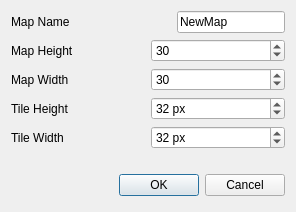
<?xml version="1.0" encoding="UTF-8"?>
<ui version="4.0">
 <class>AddMapUI</class>
 <widget class="QDialog" name="AddMapUI">
  <property name="geometry">
   <rect>
    <x>0</x>
    <y>0</y>
    <width>296</width>
    <height>212</height>
   </rect>
  </property>
  <property name="minimumSize">
   <size>
    <width>296</width>
    <height>212</height>
   </size>
  </property>
  <property name="maximumSize">
   <size>
    <width>296</width>
    <height>16777215</height>
   </size>
  </property>
  <property name="windowTitle">
   <string>New Map</string>
  </property>
  <layout class="QGridLayout" name="gridLayout">
   <item row="2" column="0">
    <layout class="QHBoxLayout">
     <property name="spacing">
      <number>6</number>
     </property>
     <property name="leftMargin">
      <number>0</number>
     </property>
     <property name="topMargin">
      <number>0</number>
     </property>
     <property name="rightMargin">
      <number>0</number>
     </property>
     <property name="bottomMargin">
      <number>0</number>
     </property>
     <item>
      <spacer>
       <property name="orientation">
        <enum>Qt::Horizontal</enum>
       </property>
       <property name="sizeHint" stdset="0">
        <size>
         <width>131</width>
         <height>31</height>
        </size>
       </property>
      </spacer>
     </item>
     <item>
      <widget class="QPushButton" name="m_okBtn">
       <property name="text">
        <string>OK</string>
       </property>
      </widget>
     </item>
     <item>
      <widget class="QPushButton" name="cancelButton">
       <property name="text">
        <string>Cancel</string>
       </property>
      </widget>
     </item>
    </layout>
   </item>
   <item row="0" column="0">
    <layout class="QVBoxLayout" name="verticalLayout">
     <item>
      <layout class="QHBoxLayout" name="horizontalLayout_10">
       <item>
        <widget class="QLabel" name="label_5">
         <property name="text">
          <string>Map Name</string>
         </property>
        </widget>
       </item>
       <item>
        <spacer name="horizontalSpacer">
         <property name="orientation">
          <enum>Qt::Horizontal</enum>
         </property>
         <property name="sizeHint" stdset="0">
          <size>
           <width>40</width>
           <height>20</height>
          </size>
         </property>
        </spacer>
       </item>
       <item>
        <widget class="QLineEdit" name="m_nameBox">
         <property name="text">
          <string>NewMap</string>
         </property>
        </widget>
       </item>
      </layout>
     </item>
     <item>
      <layout class="QHBoxLayout" name="horizontalLayout_4">
       <item>
        <widget class="QLabel" name="label">
         <property name="text">
          <string>Map Height</string>
         </property>
        </widget>
       </item>
       <item>
        <widget class="QSpinBox" name="m_mapHeightValueBox">
         <property name="suffix">
          <string/>
         </property>
         <property name="minimum">
          <number>1</number>
         </property>
         <property name="maximum">
          <number>999</number>
         </property>
         <property name="value">
          <number>30</number>
         </property>
        </widget>
       </item>
      </layout>
     </item>
     <item>
      <layout class="QHBoxLayout" name="horizontalLayout_6">
       <item>
        <widget class="QLabel" name="label_2">
         <property name="text">
          <string>Map Width</string>
         </property>
        </widget>
       </item>
       <item>
        <widget class="QSpinBox" name="m_mapWidthValueBox">
         <property name="minimum">
          <number>1</number>
         </property>
         <property name="maximum">
          <number>999</number>
         </property>
         <property name="value">
          <number>30</number>
         </property>
        </widget>
       </item>
      </layout>
     </item>
     <item>
      <layout class="QHBoxLayout" name="horizontalLayout_7">
       <item>
        <widget class="QLabel" name="label_3">
         <property name="text">
          <string>Tile Height</string>
         </property>
        </widget>
       </item>
       <item>
        <widget class="QSpinBox" name="m_tileHeightValueBox">
         <property name="suffix">
          <string> px</string>
         </property>
         <property name="minimum">
          <number>1</number>
         </property>
         <property name="value">
          <number>32</number>
         </property>
        </widget>
       </item>
      </layout>
     </item>
     <item>
      <layout class="QHBoxLayout" name="horizontalLayout_8">
       <item>
        <widget class="QLabel" name="label_4">
         <property name="text">
          <string>Tile Width</string>
         </property>
        </widget>
       </item>
       <item>
        <widget class="QSpinBox" name="m_tileWidthValueBox">
         <property name="suffix">
          <string> px</string>
         </property>
         <property name="minimum">
          <number>1</number>
         </property>
         <property name="value">
          <number>32</number>
         </property>
        </widget>
       </item>
      </layout>
     </item>
    </layout>
   </item>
   <item row="1" column="0">
    <spacer name="verticalSpacer">
     <property name="orientation">
      <enum>Qt::Vertical</enum>
     </property>
     <property name="sizeHint" stdset="0">
      <size>
       <width>20</width>
       <height>40</height>
      </size>
     </property>
    </spacer>
   </item>
  </layout>
 </widget>
 <resources/>
 <connections>
  <connection>
   <sender>cancelButton</sender>
   <signal>clicked()</signal>
   <receiver>AddMapUI</receiver>
   <slot>reject()</slot>
   <hints>
    <hint type="sourcelabel">
     <x>369</x>
     <y>253</y>
    </hint>
    <hint type="destinationlabel">
     <x>179</x>
     <y>282</y>
    </hint>
   </hints>
  </connection>
 </connections>
</ui>
